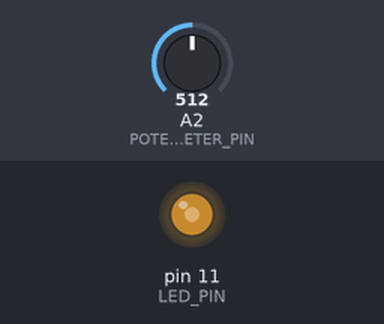
A sketch run on a simulated Arduino Uno, built with avr-gcc and run on an emulated ATmega328P. Parts: output pins drawn as LEDs (lit = HIGH). The test bench sets the inputs (shaded band); at power-on: A2 (POTENTIOMETER_PIN) = 512.

Above: at 1.2 s.
1.3 s: A2 (POTENTIOMETER_PIN) set to 716
At 2.3 s:
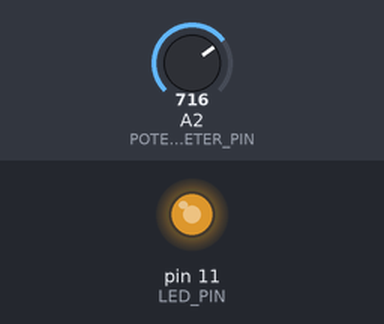
2.8 s: A2 (POTENTIOMETER_PIN) set to 900
At 3.5 s:
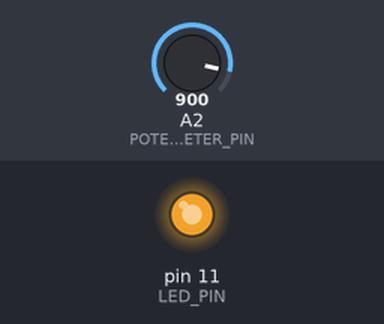
4.3 s: A2 (POTENTIOMETER_PIN) set to 122
At 4.6 s:
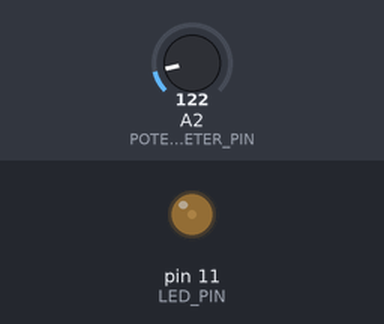
5.8 s: A2 (POTENTIOMETER_PIN) set to 0
At 7.0 s:
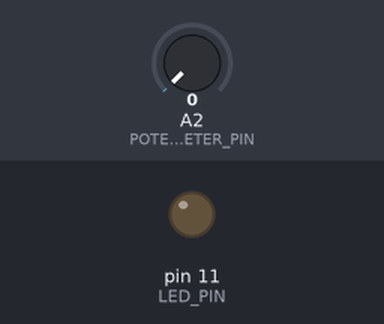
Timing chart, 0 to 8.3 s (numbered marks = the images above; inputs shaded):
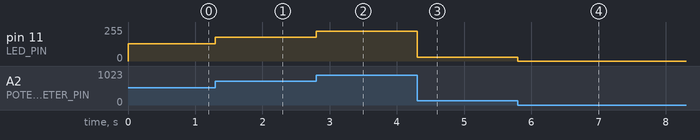

The sketch:

activity4.ino
```cpp
#define POTENTIOMETER_PIN A2
#define LED_PIN 11
void setup() {
  // put your setup code here, to run once:
  pinMode(LED_PIN, OUTPUT);
}

void loop() {
  // put your main code here, to run repeatedly:
  analogWrite(LED_PIN, analogRead(POTENTIOMETER_PIN)/4);
}
```

Measured:
- after the input at 1.3 s, pin 11 (LED_PIN): 128/255 → 179/255 at once
- after the input at 2.8 s, pin 11 (LED_PIN): 179/255 → 225/255 at once
- after the input at 4.3 s, pin 11 (LED_PIN): 225/255 → 30/255 at once
- after the input at 5.8 s, pin 11 (LED_PIN): 30/255 → 0/255 at once
